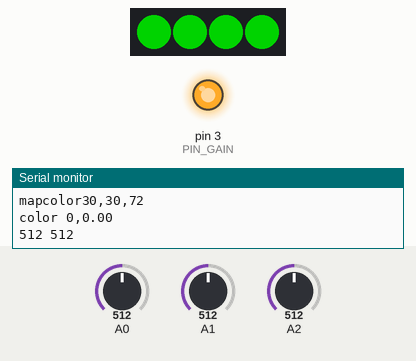
Recording of a sketch running on a simulated Arduino Uno, built with avr-gcc and run on an emulated ATmega328P. Parts: 4 RGB LEDs in strip order, left to right, output pins drawn as LEDs (lit = HIGH), the last lines printed to the serial monitor. Inputs (shaded band) come from the test bench; at power-on: A0 = 512, A1 = 512, A2 = 512. Dim RGB values are drawn brighter than linear.

Above: at 1.2 s.
1.3 s: A0 set to 900
At 1.75 s:
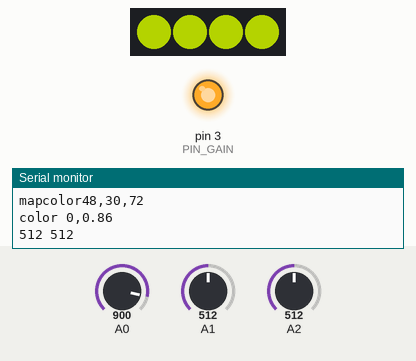
4.3 s: A1 set to 1003
At 5.1 s:
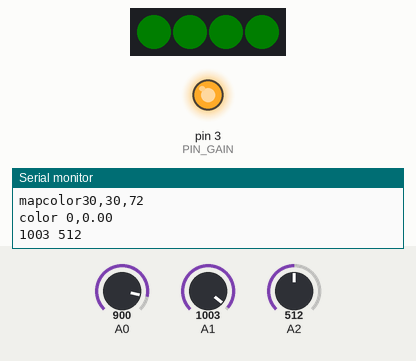
5.9 s: A1 set to 1017
At 6.7 s:
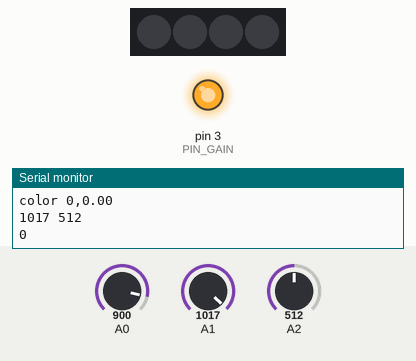
7.4 s: A1 set to 900
At 8.2 s:
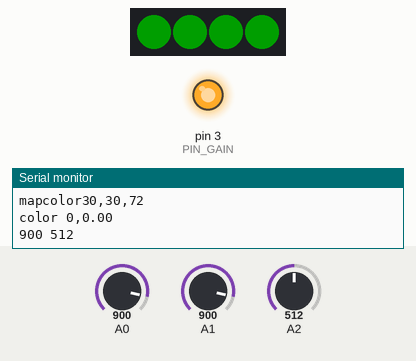
8.9 s: A0 set to 511
At 9.8 s:
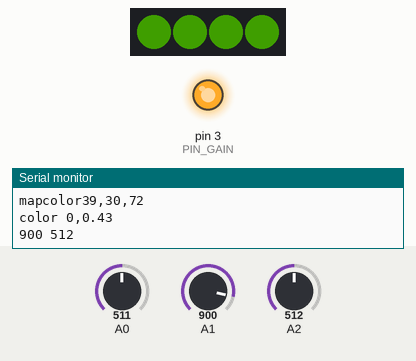
10.4 s: A2 set to 716
Timing chart, 0 to 13.6 s (numbered marks = the images above; inputs shaded):
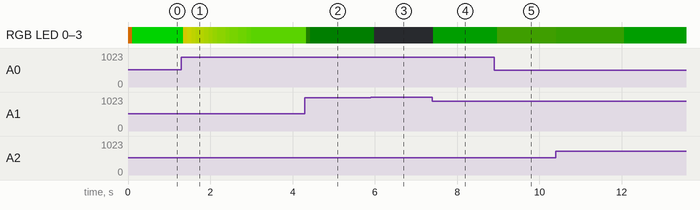

The sketch:

Microphone.ino
```cpp
/****************************************
Example Sound Level Sketch for the
Adafruit Microphone Amplifier
****************************************/
#include <Streaming.h>
#include <RunningAverage.h>
#include <NeoPixelBus.h>
#define PIN_GAIN 3

bool DEBUG = true;

int lowCur = 100, lowPrev = 7;
uint32_t lowPrevTime = 0;

NeoPixelBus<NeoGrbFeature, Neo800KbpsMethod> strip(4, 4);
RunningAverage avg(30), avg40(30), avg50(20), avg60(20);

void setup() {
   Serial.begin(115200L);
   strip.Begin();
   mapColor(30, 0, 40);
   pinMode(PIN_GAIN, OUTPUT);
   digitalWrite(PIN_GAIN, HIGH);
}

void loop() {
   readPots();
   readMic();
   //int y = handleLow(getPP() / 6);
   //avg.addValue(y);
   //int iavg = avg.getAverage();
   //drawSerial(y, iavg);
   drawSerial2();
   mapColor(getDB(), 30, map(analogRead(A2), 0, 1024, 50, 95));
}

void readPots() {
  if (DEBUG) Serial << analogRead(A1) << " " << analogRead(A2) << endl;
}

int handleLow(int y) {
  lowCur = min(y, lowCur);
  if (millis() - lowPrevTime > 60000) {
    lowPrev = lowCur;
    lowPrevTime = millis();
    lowCur = 100;
  }
  return max(y - lowPrev, 0);
}

int getDB() {
  double db = log10(avg40.getAverage()) * 35;
  return round(db);
}
void drawSerial() {
  double db = log10(avg40.getAverage()) * 35;
  if (DEBUG) Serial << avg40.getAverage() << " " << db << endl;
//  Serial << avg40.getAverage() << " " <<  avg50.getAverage() << " " << avg60.getAverage() << " -- ";
//  Serial << avg50.getAverage()  / avg40.getAverage() << " " <<  avg60.getAverage() / avg50.getAverage() << " " << avg60.getAverage() / avg40.getAverage() << endl;
}
void drawSerial2() {
   if (DEBUG) {
     int i =0;
     int db = getDB();
     Serial << db << " ";
     for (; i < db - 30; i++) Serial << "#";
     Serial << endl;
   }
}
```

LED.ino
```cpp
#define Cred     RgbColor(255, 0, 0)
#define Cpink    RgbColor(255, 0, 128)
#define Clila    RgbColor(255, 0, 255)
#define Clila    RgbColor(255, 0, 255)
#define Cviolet  RgbColor(128, 0, 255)
#define Cblue    RgbColor(0, 0, 255)
#define Cmblue   RgbColor(0, 128, 255)
#define Ccyan    RgbColor(0, 255, 255)
#define Cgreen2   RgbColor(0, 255, 64)
#define Cgreen   RgbColor(0, 255, 0)
#define Cyellow  RgbColor(255, 255, 0)
#define Corange  RgbColor(255, 100, 0)
#define Cwhite   RgbColor(255, 255, 255)
#define Cblack   RgbColor(0)

#define NUMPIX 4

RgbColor oldColor = Cblack;

void setLedColor(const RgbColor &color) {
  if (color == oldColor) return;
  oldColor = color;
  //Serial <<"set color" << endl;
  for (int i=0; i < NUMPIX; i++) strip.SetPixelColor(i, color);
//  currentColor = color;
  strip.Show();


  //delay(10);
}


void mapColor(int current, int minVal, int maxVal) {
  //String colorRange ="uyrv";
  String colorRange ="gyr";
  // int minVal = 400;
  // int maxVal = 3400; //3000  ... /4 = 750
  //int current = 1300; // divv = 900
  current = constrain(current, minVal, maxVal);
  if (DEBUG) Serial << "mapcolor" << current << "," << minVal << "," << maxVal << endl;
  int steps = colorRange.length() - 1;
  float numPerVal = (float)(maxVal - minVal) / steps; // = 750
  int colorIdx = (current - minVal) / numPerVal; // = 1
  char colorStart = colorRange.charAt(colorIdx);
  char colorEnd   = colorRange.charAt(colorIdx + 1);
  int rangeStart = minVal + numPerVal * colorIdx;
  int currentX = current - rangeStart;
  float place = (float)currentX/numPerVal;
  RgbColor cStart = getColorMapping(colorStart);
  RgbColor cEnd   = getColorMapping(colorEnd);
  if (DEBUG) Serial << "color " << colorIdx << "," << place << endl;
  RgbColor c = RgbColor::LinearBlend(cStart, cEnd, place);
  c = RgbColor::LinearBlend(c, Cblack, min(1.0F, (float)analogRead(A1)/1020));
  setLedColor(c);

  //Serial << "curr: " << current << ", cs: " << colorStart << ", ce: " << colorEnd << ", place = " <<place << endl;
}

RgbColor getColorMapping(char c) {
  switch (c) {
    case 'r': return Cred;
    case 'v': return Cviolet;
    case 'b': return Cmblue;
    case 'u': return Cgreen2;
    case 'g': return Cgreen;
    case 'y': return Cyellow;
    case 'w': return Cwhite;
    case 'l': return Clila;
    case 'c': return Ccyan;
    case 'm': return Cmblue;
    default: return Cblack;
  }
}
```

Mic.ino
```cpp
#define GAIN_60 1
#define GAIN_50 2
#define GAIN_40 3

const int sampleWindow = 100; // Sample window width in mS (50 mS = 20Hz)
unsigned int sample;

void readMic() {
  int g40, g50, g60;
  getPPAll(g40, g50, g60);
  avg40.addValue(g40);
 // avg50.addValue(g50);
  //avg60.addValue(g60);
}

void setGain(int gain) {
  switch(gain) {
    case GAIN_60: pinMode(PIN_GAIN, INPUT); break;
    case GAIN_50: pinMode(PIN_GAIN, OUTPUT); digitalWrite(PIN_GAIN, LOW); break;
    case GAIN_40: pinMode(PIN_GAIN, OUTPUT); digitalWrite(PIN_GAIN, HIGH); break;
  }
}

void getPPAll(int &g40, int &g50, int &g60) {
  g40 = getPP(GAIN_40);
 // g50 = getPP(GAIN_50);
 // g60 = getPP(GAIN_60);
}
int getPP(int gain) {
  // setGain(gain);
   unsigned long startMillis= millis();  // Start of sample window
   unsigned int peakToPeak = 0;   // peak-to-peak level

   unsigned int signalMax = 0;
   unsigned int signalMin = 1024;

   // collect data for 50 mS
   while (millis() - startMillis < sampleWindow) {
      sample = analogRead(A0);
      if (sample < 1024)  // toss out spurious readings
      {
         if (sample > signalMax)
         {
            signalMax = sample;  // save just the max levels
         }
         else if (sample < signalMin)
         {
            signalMin = sample;  // save just the min levels
         }
      }
   }
   peakToPeak = signalMax - signalMin;  // max - min = peak-peak amplitude
   return peakToPeak;

}
```

Measured:
- the behaviour switches between 1016 and 1017 on A1 (found by bisection; images 2 and 3)
- after the input at 1.3 s, RGB LED 0–3: RGB(0, 127, 0) → RGB(127, 120, 0) at once, → RGB(120, 127, 0) 0.10 s later, → RGB(114, 127, 0) 0.10 s later, → RGB(108, 127, 0) 0.10 s later, … (13 changes in this stretch)
- after the input at 5.9 s, RGB LED 0–3: RGB(0, 4, 0) → off after 0.08 s
- after the input at 7.4 s, RGB LED 0–3: off → RGB(0, 30, 0) at once
- after the input at 8.9 s, RGB LED 0–3: RGB(0, 30, 0) → RGB(12, 30, 0) after 0.07 s
